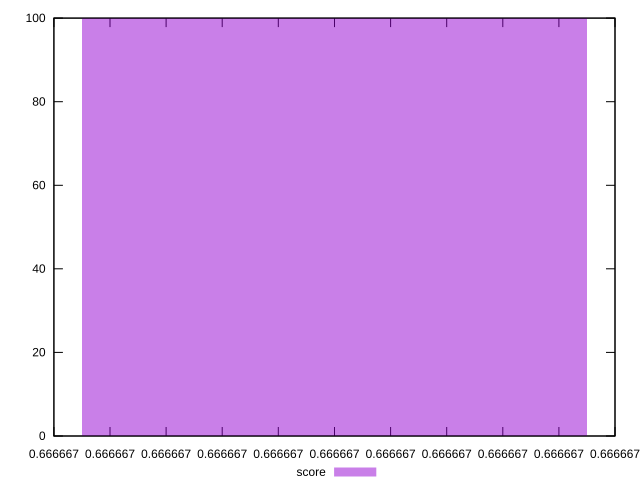

Recreate this plot in gnuplot.
reset
set terminal svg size 640, 490
set output "reprap/uses-text-compression/samples/pages+cached+noexternal+noimg/score/histogram.svg"

$score <<EOF
0.6666666666666672 100
EOF

set key outside below
set boxwidth 1.9187012120648466e-15
set yrange [0:100]
set style fill transparent solid 0.5 noborder

plot \
  $score title "score" with boxes, \


reset
